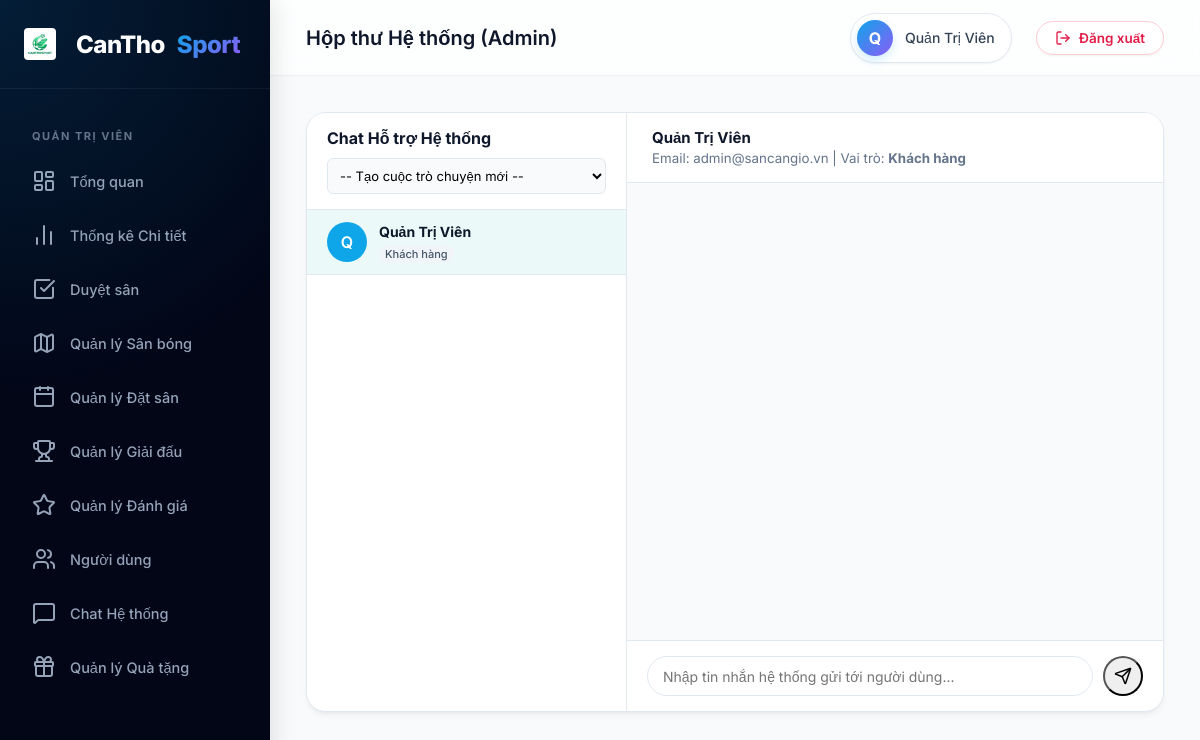
/admin/chat.php?user_id=1 (signed in), run on the app's committed database.
### tables this page shows
CREATE TABLE `users` (
  `id`            INT(11)      NOT NULL AUTO_INCREMENT,
  `full_name`     VARCHAR(100) NOT NULL,
  `email`         VARCHAR(100) NOT NULL,
  `google_id`     VARCHAR(255) DEFAULT NULL,
  `facebook_id`   VARCHAR(255) DEFAULT NULL,
  `phone`         VARCHAR(15)  NOT NULL,
  `password_hash` VARCHAR(255) DEFAULT NULL,
  `role`          ENUM('customer','owner','admin') NOT NULL DEFAULT 'customer',
  `avatar`        VARCHAR(255) DEFAULT 'default-avatar.png',
  `address`       VARCHAR(255) DEFAULT NULL,
  `lat`           DECIMAL(10,8) DEFAULT NULL  COMMENT 'Vĩ độ địa chỉ nhà',
  `lng`           DECIMAL(11,8) DEFAULT NULL  COMMENT 'Kinh độ địa chỉ nhà',
  `is_active`     TINYINT(1)   NOT NULL DEFAULT 1,
  `email_verified` TINYINT(1)  NOT NULL DEFAULT 0,
  `points`         INT(11)      NOT NULL DEFAULT 0 COMMENT 'Điểm tích lũy tích được',
  `last_online`   DATETIME     DEFAULT NULL,
  `created_at`    TIMESTAMP    NOT NULL DEFAULT CURRENT_TIMESTAMP,
  `updated_at`    TIMESTAMP    NOT NULL DEFAULT CURRENT_TIMESTAMP ON UPDATE CURRENT_TIMESTAMP,
  PRIMARY KEY (`id`),
  UNIQUE KEY `uq_email` (`email`),
  UNIQUE KEY `uq_google_id` (`google_id`),
  UNIQUE KEY `uq_phone` (`phone`)
);

### admin/chat.php (the view, shortened to what this page needs)
                                                                                                                                                                                                                                                                <?php
require_once '../config/db.php';
$admin_id = $_SESSION['user_id'];
$active_user_id = isset($_GET['user_id']) ? intval($_GET['user_id']) : 0;
try {
    $stmt_convs = $pdo->prepare("
        SELECT
            CASE WHEN m.sender_id = :admin_id1 THEN m.receiver_id ELSE m.sender_id END as user_id,
            u.full_name as user_name,
            u.role as user_role,
            MAX(m.created_at) as last_msg_time,
            SUM(CASE WHEN m.receiver_id = :admin_id2 AND m.is_read = 0 THEN 1 ELSE 0 END) as unread_count
        FROM messages m
        JOIN users u ON u.id = CASE WHEN m.sender_id = :admin_id3 THEN m.receiver_id ELSE m.sender_id END
        WHERE m.field_id IS NULL
        GROUP BY user_id
        ORDER BY last_msg_time DESC
    ");
    $stmt_convs->execute([
        'admin_id1' => $admin_id,
        'admin_id2' => $admin_id,
        'admin_id3' => $admin_id
    ]);
    $conversations = $stmt_convs->fetchAll();
} catch (PDOException $e) {
    die("Lỗi lấy danh sách hội thoại: " . $e->getMessage());
}
$active_user_info = null;
if ($active_user_id > 0) {
    try {
        $stmt_user = $pdo->prepare("SELECT id, full_name, role, email FROM users WHERE id = ?");
        $stmt_user->execute([$active_user_id]);
        $active_user_info = $stmt_user->fetch();
    } catch (PDOException $e) {
        die("Lỗi lấy lịch sử chat: " . $e->getMessage());
    }
}
$conversation_user_ids = array_column($conversations, 'user_id');
if ($active_user_info && !in_array($active_user_id, $conversation_user_ids)) {
    array_unshift($conversations, [
        'user_id' => $active_user_info['id'],
        'user_name' => $active_user_info['full_name'],
        'user_role' => $active_user_info['role'],
        'last_msg_time' => date('Y-m-d H:i:s'),
        'unread_count' => 0
    ]);
}
include '../includes/dashboard_header.php';
?>
<div class="card" style="display: grid; grid-template-columns: 320px 1fr; height: 600px; overflow: hidden; border: 1px solid var(--border);">
    <div style="border-right: 1px solid var(--border); display: flex; flex-direction: column; background: #fff; min-height: 0; height: 100%;">
        <div style="padding: 15px 20px; border-bottom: 1px solid var(--border); display: flex; flex-direction: column; gap: 10px;">
            <div style="font-weight: 700; color: var(--dark); font-size: 16px;">Chat Hỗ trợ Hệ thống</div>
            <form method="GET" style="display: flex; gap: 5px;">
                <select name="user_id" onchange="this.form.submit()" style="flex: 1; padding: 8px; border-radius: 6px; border: 1px solid var(--border); font-size: 13px; outline: none; background: #f8fafc;">
                    <option value="">-- Tạo cuộc trò chuyện mới --</option>
                </select>
            </form>
        </div>
        <div style="flex: 1; overflow-y: auto; display: flex; flex-direction: column;">
            <?php if (count($conversations) > 0): ?>
                <?php foreach ($conversations as $c):
                    $is_active = ($c['user_id'] === $active_user_id);
                ?>
                    <a href="chat.php?user_id=<?php echo $c['user_id']; ?>"
                       style="padding: 12px 20px; text-decoration: none; border-bottom: 1px solid var(--border); display: flex; align-items: center; gap: 12px; background: <?php echo $is_active ? 'rgba(0,191,166,0.08)' : 'transparent'; ?>; transition: 0.2s;">
                        <div style="width: 40px; height: 40px; border-radius: 50%; background: <?php echo $c['user_role'] === 'owner' ? '#3b82f6' : 'var(--primary)'; ?>; color: white; display: flex; align-items: center; justify-content: center; font-weight: 600;">
                            <?php echo strtoupper(substr($c['user_name'], 0, 1)); ?>
                        </div>
                        <div style="flex: 1; min-width: 0;">
                            <div style="display: flex; justify-content: space-between; align-items: center; margin-bottom: 2px;">
                                <strong style="font-size: 14px; color: var(--dark); white-space: nowrap; overflow: hidden; text-overflow: ellipsis; max-width: 150px;"><?php echo htmlspecialchars($c['user_name']); ?></strong>
                            </div>
                            <span style="font-size: 11px; background: <?php echo $c['user_role'] === 'owner' ? '#dbeafe; color: #2563eb;' : '#f1f5f9; color: #475569;'; ?>; padding: 2px 6px; border-radius: 10px; font-weight: 500;">
                                <?php echo $c['user_role'] === 'owner' ? 'Chủ sân' : 'Khách hàng'; ?>
                            </span>
                        </div>
                    </a>
                <?php endforeach; ?>
            <?php else: ?>
                <div style="padding: 30px; text-align: center; color: var(--text-muted); font-size: 13px;">
                    Chưa có cuộc trò chuyện hệ thống nào.
                </div>
            <?php endif; ?>
        </div>
    </div>
    <div style="display: flex; flex-direction: column; background: #f8fafc; min-height: 0; height: 100%;">
        <?php if ($active_user_info): ?>
            <div style="padding: 15px 25px; border-bottom: 1px solid var(--border); background: #fff; display: flex; justify-content: space-between; align-items: center;">
                <div>
                    <h3 style="margin: 0; font-size: 15px; font-weight: 700; color: var(--dark);"><?php echo htmlspecialchars($active_user_info['full_name']); ?></h3>
                    <small style="color: var(--text-muted);">Email: <?php echo htmlspecialchars($active_user_info['email']); ?> | Vai trò: <strong><?php echo $active_user_info['role'] === 'owner' ? 'Chủ Sân' : 'Khách hàng'; ?></strong></small>
                </div>
            </div>
            <div id="chat-box"
                 data-field-id="null"
                 data-receiver-id="<?php echo $active_user_id; ?>"
                 data-is-admin-chat="1"
                 data-last-id="0"
                 style="flex: 1; padding: 20px; overflow-y: auto; display: flex; flex-direction: column; gap: 12px;">
            </div>
            <div style="padding: 15px 20px; background: #fff; border-top: 1px solid var(--border);">
                <form id="chat-form" method="POST" style="display: flex; gap: 10px;">
                    <input type="text" id="chat-input" name="content" placeholder="Nhập tin nhắn hệ thống gửi tới người dùng..." required autocomplete="off" style="flex: 1; padding: 10px 15px; border: 1px solid var(--border); border-radius: 20px; outline: none; font-size: 14px;">
                    <button type="submit" class="btn btn-primary" style="border-radius: 50%; width: 40px; height: 40px; padding: 0; display: flex; align-items: center; justify-content: center;">
                        <i data-lucide="send" style="width: 18px; height: 18px;"></i>
                    </button>
                </form>
            </div>
        <?php endif; ?>
    </div>
</div>
<?php include '../includes/dashboard_footer.php'; ?>

### includes/dashboard_header.php (style rules this page uses)
:root { --primary: #0ea5e9; --primary-dark: #0284c7; --primary-light: rgba(14, 165, 233, 0.1); --accent: #8b5cf6; --success: #10b981; --warning: #f59e0b; --danger: #ef4444; --dark: #0f172a; --sidebar-bg: #020617; --light: #f8fafc; --border: #e2e8f0; --text: #334155; --text-muted: #64748b; --shadow-sm: 0 1px 2px 0 rgb(0 0 0 / 0.05); --shadow: 0 4px 6px -1px rgb(0 0 0 / 0.05), 0 2px 4px -2px rgb(0 0 0 / 0.05); --shadow-md: 0 10px 15px -3px rgb(0 0 0 / 0.05), 0 4px 6px -4px rgb(0 0 0 / 0.05); --shadow-float: 0 20px 25px -5px rgb(0 0 0 / 0.1), 0 8px 10px -6px rgb(0 0 0 / 0.1); --transition-smooth: all 0.4s cubic-bezier(0.4, 0, 0.2, 1); --transition-fast: all 0.2s cubic-bezier(0.4, 0, 0.2, 1); }
* { margin: 0; padding: 0; box-sizing: border-box; font-family: 'Inter', sans-serif; scroll-behavior: smooth; }
body { background-color: var(--light); color: var(--text); display: flex; min-height: 100vh; -webkit-font-smoothing: antialiased; }
.card, .dash-card { background: white; border-radius: 20px; box-shadow: var(--shadow); border: 1px solid rgba(226,232,240,0.8); transition: var(--transition-smooth); overflow: hidden; }

### data on the page
users: full_name "Q", full_name "Quản Trị Viên", role "Khách hàng", email "admin@sancangio.vn"

### other printed values
$page_title "Hộp thư Hệ thống (Admin)"
substr($_SESSION['user_full_name'] ?? 'U', 0, 1) "Q"
$_SESSION['user_full_name'] "Quản Trị Viên"
